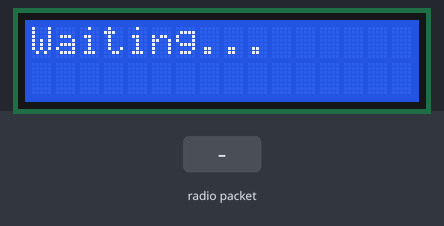
Recording of a sketch running on a simulated Arduino Uno, built with avr-gcc and run on an emulated ATmega328P. Shown: 16×2 character LCD. The inputs (shaded band) are chosen by the test bench. No radio packets arrive unless stated.

Above: at 1.2 s.
1.3 s: radio packet "1" arrives
At 2.2 s:
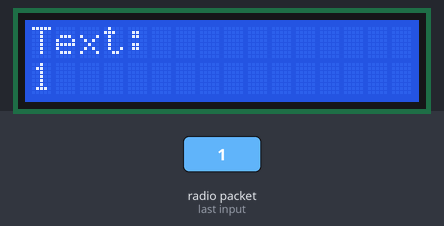
2.8 s: radio packet "0" arrives
At 3.3 s:
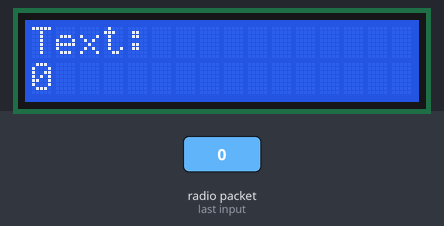
4.3 s: radio packet "2" arrives
At 5.6 s:
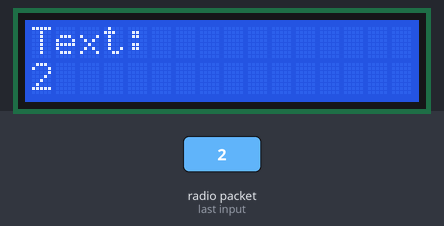
Timing chart, 0 to 7.3 s (numbered marks = the images above; inputs shaded):
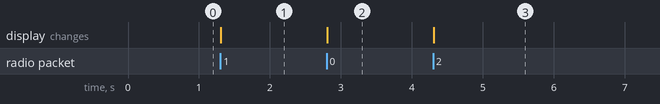

The sketch:

receiver-on-lcd-i2c.ino
```cpp
#include <RH_ASK.h>
#include <SPI.h>
#include <LiquidCrystal_I2C.h>

RH_ASK rf_driver;
LiquidCrystal_I2C lcd(0x27, 16, 2);

void setup()
{
  lcd.init();
  lcd.backlight();

  lcd.setCursor(0, 0);
  lcd.print("Waiting...");

  rf_driver.init();
}

void loop()
{
  uint8_t buf[20];
  uint8_t buflen = sizeof(buf);

  if (rf_driver.recv(buf, &buflen))
  {
    buf[buflen] = '\0';  // Convert received bytes to string

    lcd.clear();

    lcd.setCursor(0, 0);
    lcd.print("Text:");

    lcd.setCursor(0, 1);
    lcd.print((char*)buf);
  }
}
```

Measured:
- after the input at 1.3 s, the display: changes at once (image 1)
- after the input at 2.8 s, the display: changes at once (image 2)
- after the input at 4.3 s, the display: changes at once (image 3)
